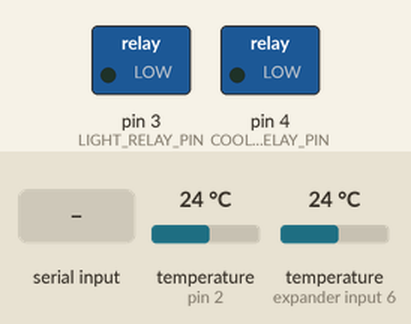
Recording of a sketch running on a simulated Arduino Uno, built with avr-gcc and run on an emulated ATmega328P. Shown: switched loads named in the sketch (green lamp = pin HIGH). The inputs (shaded band) are chosen by the test bench; at power-on: temperature (sensors on pin 2, expander input 6) 24 °C. What the sketch prints to the serial monitor is not drawn.

Above: at 1.9 s.
2.0 s: "1\n" received over Serial
At 8.6 s:
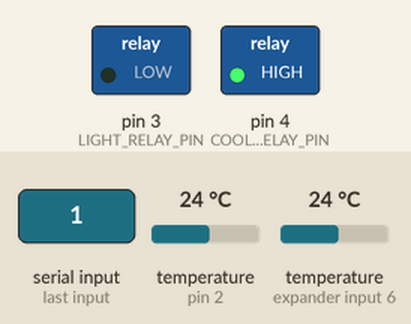
Timing chart, 0 to 9.8 s (numbered marks = the images above; inputs shaded):
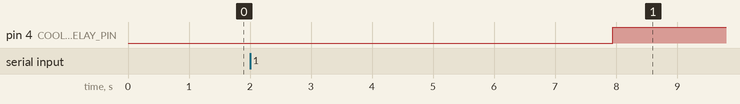

Measured:
- after the input at 2.0 s, pin 4 (COOLER_RELAY_PIN): LOW → HIGH after 5.9 s instead of 6.5 s

The sketch:

PeltierController.ino
```cpp
#include <ArduinoJson.h>
#include <Arduino.h>
#include <OneWire.h>
#include <DallasTemperature.h>
#include <EEPROM.h>

// fridge globals
// OneWire bus Data wire is plugged into pin 2 on the Arduino
#define ONE_WIRE_BUS 2
#define LIGHT_RELAY_PIN 3
#define COOLER_RELAY_PIN 4
#define CONFIG_VERSION "FC1"
#define CONFIG_START 1
#define PIEZO_PIN 5

typedef struct
{
  String deviceName;
  uint8_t deviceAddress[8];
  float tempC;
  String error;
} tempSensor;

typedef struct
{
  char version[4];
  int8_t desiredTemp;
  bool lightIsOn;
  bool audioIsOn;
} settings;

tempSensor tempSensors[2] =
    {
        {"sensor 1", {0x28, 0x59, 0x60, 0x79, 0x97, 0x5, 0x3, 0xC3}, 0.0},
        {"sensor 2", {0x28, 0xA0, 0x3E, 0x79, 0x97, 0x5, 0x3, 0x10}, 0.0}};

settings Settings = {CONFIG_VERSION, 15, false};

float averageCurrentTemp = 17;
String globalError;
bool coolerIsOn = false;
OneWire oneWire(ONE_WIRE_BUS);
DallasTemperature sensors(&oneWire);

// serial communication
const uint16_t MAX_JSON_SIZE = 350;
char receivedChars[MAX_JSON_SIZE]; // an array to store the received data

unsigned long startMillis;
unsigned long currentMillis;
const unsigned long update_period = 7000;

enum ACTION_TYPE
{
  GET_UPDATE,
  TEMP_UP,
  TEMP_DOWN,
  LIGHTS_ON,
  LIGHTS_OFF,
  AUDIO_ON,
  AUDIO_OFF
};

void sendStatusViaSerial()
{

  StaticJsonBuffer<MAX_JSON_SIZE> jsonBuffer;
  StaticJsonBuffer<MAX_JSON_SIZE> tempBuffer;

  JsonObject &root = jsonBuffer.createObject();
  root["DesiredTemp"] = Settings.desiredTemp;
  root["AverageCurrentTemp"] = averageCurrentTemp;
  root["LightIsOn"] = Settings.lightIsOn;
  root["CoolerIsOn"] = coolerIsOn;
  root["AudioIsOn"] = Settings.audioIsOn;
  if (globalError != "") {
    root["GlobalError"] = globalError;
  }
  JsonArray &sensorsJsonArray = root.createNestedArray("Sensors");
  for (uint8_t i = 0; i < sizeof(tempSensors) / sizeof(tempSensor); i++)
  {
    JsonObject &sensorData = tempBuffer.createObject();
    sensorData["Name"] = tempSensors[i].deviceName;
    sensorData["TempC"] = tempSensors[i].tempC;
    if (tempSensors[i].error != "")
    {
      sensorData["Error"] = tempSensors[i].error;
    }
    sensorsJsonArray.add(sensorData);
  }

  root.printTo(Serial);
  Serial.println();
}

//  {"ACTION":0}

void refreshTemperatures()
{
  sensors.requestTemperatures();
  for (uint8_t i = 0; i < sizeof(tempSensors) / sizeof(tempSensor); i++)
  {
    float tempC = sensors.getTempC(tempSensors[i].deviceAddress);
    if (tempC == DEVICE_DISCONNECTED_C)
    {
      tempSensors[i].error = "Could not read temperature sensor data";
      errorBeep();
    }
    else
    {
      tempSensors[i].error = "";
    }
    tempSensors[i].tempC = tempC;
  }
  calcAverageTemp();

  //Serial.println("refreshed");
}

void calcAverageTemp()
{
  float sum = 0;
  float count = 0;
  for (uint8_t i = 0; i < sizeof(tempSensors) / sizeof(tempSensor); i++)
  {
    if (tempSensors[i].tempC == DEVICE_DISCONNECTED_C)
    {
      continue;
    }
    sum += tempSensors[i].tempC;
    count++;
  }
  averageCurrentTemp = (count == 0) ? 0 : sum / count;
}

void setup()
{

  // init stuff
  Serial.begin(9600);
  //Serial.println("Starting fridgeController.ino...");
  loadConfig();

  // relays
  pinMode(LIGHT_RELAY_PIN, OUTPUT);
  pinMode(COOLER_RELAY_PIN, OUTPUT);
  writeToLights();

  // sensors
  refreshTemperatures();

  // timer
  startMillis = millis();
}
void loop()
{
  receiveSerial();
  writeToLights();
  refreshTemperatures();
  setCoolerMode();
  writeToCooler();
}

void setCoolerMode()
{
  currentMillis = millis();
  if (currentMillis - startMillis >= update_period)
  {
    coolerIsOn = averageCurrentTemp > Settings.desiredTemp;
    startMillis = currentMillis;
  }
}

void writeToCooler()
{
  digitalWrite(COOLER_RELAY_PIN, coolerIsOn ? HIGH : LOW);
}

void writeToLights()
{
  digitalWrite(LIGHT_RELAY_PIN, Settings.lightIsOn ? HIGH : LOW);
}

void loadConfig()
{
  // To make sure there are settings, and they are YOURS!
  // If nothing is found it will use the default settings.
  if (EEPROM.read(CONFIG_START + 0) == CONFIG_VERSION[0] &&
      EEPROM.read(CONFIG_START + 1) == CONFIG_VERSION[1] &&
      EEPROM.read(CONFIG_START + 2) == CONFIG_VERSION[2])
    for (unsigned int t = 0; t < sizeof(settings); t++)
      *((char *)&Settings + t) = EEPROM.read(CONFIG_START + t);
}

void saveConfig()
{
  for (unsigned int t = 0; t < sizeof(settings); t++)
    EEPROM.write(CONFIG_START + t, *((char *)&Settings + t));
}

void beep()
{
  if (Settings.audioIsOn)
  {
    tone(PIEZO_PIN, 1000, 120);
  }
}

void errorBeep()
{
  if (Settings.audioIsOn)
  {
    tone(PIEZO_PIN, 3000, 50);
  }
}

boolean newData = false;
void receiveSerial()
{
  static uint16_t ndx = 0;
  char endMarker = '\n';
  char rc;

  while (Serial.available() > 0 && newData == false)
  {
    rc = Serial.read();

    if (rc != endMarker)
    {
      receivedChars[ndx] = rc;
      ndx++;
      if (ndx >= MAX_JSON_SIZE)
      {
        ndx = MAX_JSON_SIZE - 1;
      }
    }
    else
    {
      receivedChars[ndx] = '\0'; // terminate the string
      ndx = 0;
      newData = true;
      // save strings
      processJSON();
      sendStatusViaSerial();
    }
  }
}

void processJSON()
{

  //Serial.print("Processing JSON ... ");
  StaticJsonBuffer<MAX_JSON_SIZE> jsonBuffer;
  JsonObject &root = jsonBuffer.parseObject(receivedChars);
  if (!root.success())
  {
    globalError = "JSON parseObject() FAILED: Received: ";
    globalError += receivedChars;
    newData = false;
    return;
  }

  //Serial.println("Done!");
  globalError = "";

  // do something with actions
  char action = root["ACTION"];
  switch (action)
  {
  case GET_UPDATE:
    //Serial.println("get update");
    refreshTemperatures();
    break;
  case TEMP_UP:
    //Serial.println("temp up");
    Settings.desiredTemp++;
    beep();
    saveConfig();
    break;
  case TEMP_DOWN:
    //Serial.println("temp down");
    Settings.desiredTemp--;
    beep();
    saveConfig();
    break;
  case LIGHTS_ON:
    //Serial.println("light on");
    Settings.lightIsOn = true;
    beep();
    saveConfig();
    break;
  case LIGHTS_OFF:
    //Serial.println("light off");
    Settings.lightIsOn = false;
    beep();
    saveConfig();
    break;
  case AUDIO_ON:
  Settings.audioIsOn = true;
    beep();
    saveConfig();
    break;
  case AUDIO_OFF:
    Settings.audioIsOn = false;
    beep();
    saveConfig();
    break;
  default:
    //Serial.println("Invalid Option");
    errorBeep();
    break;
  }
  newData = false;
}

// {"ACTION":0}
```
